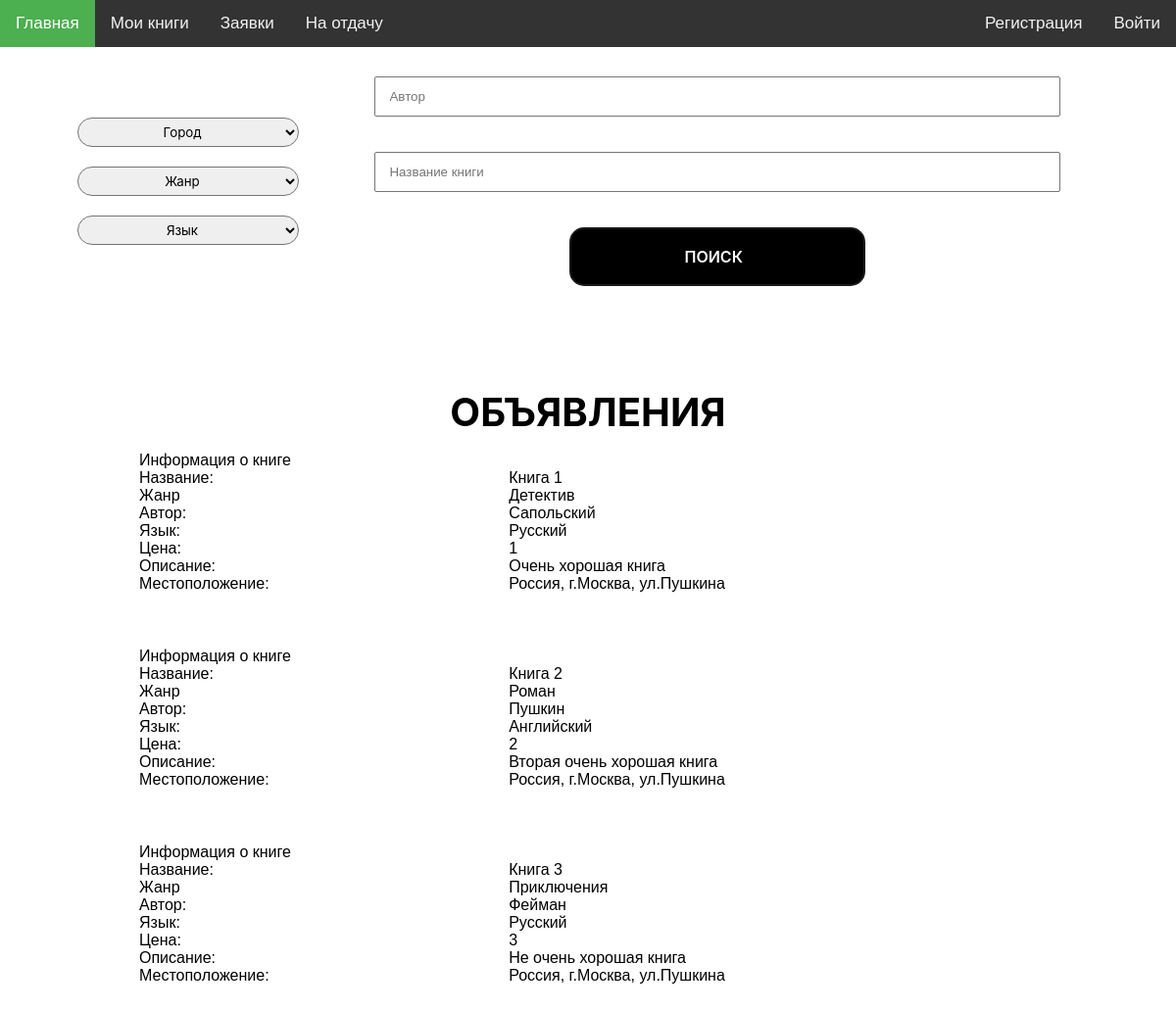
The page / on the database its author committed.
### tables this page shows
CREATE TABLE user
(
    id_user INTEGER primary key AUTOINCREMENT,
    id_address INTEGER,
    login      varchar(255) not null ,
    password   varchar(255) not null ,
    messanger  varchar(255) not null ,
    -- дата регистрации
    -- дата рождения
    -- рейтинг
    foreign key (id_address) references address (id_address)
);

CREATE TABLE book
(
    id_book        INTEGER primary key AUTOINCREMENT,
    id_book_author INTEGER not null ,
    id_genre       INTEGER not null ,
    id_language    INTEGER not null ,
    title          varchar(255) not null ,
    description    varchar(255),
    price          DECIMAL(10, 2),
    foreign key (id_book_author) references book_author (id_book),
    foreign key (id_genre) references genre (id_genre),
    foreign key (id_language) references language (id_language)
);

CREATE TABLE genre
(
    id_genre   INTEGER primary key AUTOINCREMENT,
    genre_name varchar(255) not null
);

CREATE TABLE author
(
    id_author   INTEGER primary key AUTOINCREMENT,
    author_name varchar(255) not null
);

CREATE TABLE language
(
    id_language   INTEGER primary key AUTOINCREMENT,
    language_name varchar(255) not null
);

### controllers/index.py (the view)
@app.route('/', methods=['get'])
def index():
    conn = sqlite3.connect('identifier.sqlite')
    country_list = [x for x in get_all_country(conn).values.tolist()]
    city_list = [x for x in get_all_city(conn).values.tolist()]
    genre_list = [x[1] for x in get_all_genre(conn).values.tolist()]
    language_list = [x[1] for x in get_all_language(conn).values.tolist()]
    if request.values.get('city') is not None:
        book_list = [x for x in get_book_by_param(conn,
                                              request.values.get('city'),
                                              request.values.get('genre'),
                                              request.values.get('lang'),
                                              request.values.get('author'),
                                              request.values.get('title')).values.tolist()]
    else:
        book_list = [x for x in get_book_by_param(conn,
                                                  "",
                                                  "",
                                                  "",
                                                  "",
                                                  "").values.tolist()]
    html = render_template(
        'index.html',
        country_list=country_list,
        city_list=city_list,
        genre_list=genre_list,
        language_list=language_list,
        book_list=book_list,
        USER_ID=USER_ID
    )
    conn.close()
    return html

### models/search_bild.py (called while the page is built)
def get_all_country(conn):
    return pandas.read_sql('''
        SELECT *
        FROM country
    ''', conn)

def get_all_city(conn):
    return pandas.read_sql('''
        SELECT *
        FROM city
    ''', conn)

def get_all_genre(conn):
    return pandas.read_sql('''
        SELECT *
        FROM genre
    ''', conn)

def get_all_language(conn):
    return pandas.read_sql('''
        SELECT *
        FROM language
    ''', conn)

### templates/index.html (shortened to what this page needs)
<!DOCTYPE html>
<html lang="RU">
<head>
    <link rel="stylesheet" type="text/css" href="/static/CSS/style.css"/>
</head>
<body>
<div class="bodyDiv">
    <div class="topnav">
        <a class="active" href={{ url_for("index") }}>Главная</a>
        <a class="aProf" href={{ url_for("my_books") }}>Мои книги</a>
        <a class="aProf" href={{ url_for("requests") }}>Заявки</a>
        <a class="aProf" href={{ url_for("give_books") }}>На отдачу</a>
        <a href="">Войти</a>
        <a href="">Регистрация</a>
    </div>
    <div id="topSite">
        <div id="selects">
            <select id="city">
                <option value="">Город</option>
            </select>
            <select id="genre">
                <option value="">Жанр</option>
            </select>
            <select id="language">
                <option value="">Язык</option>
            </select>
        </div>
        <div id="inputs">
            <input class="txtIn" type="text" id="authorIn" name="authorIn" placeholder="Автор"><br><br>
            <input class="txtIn" type="text" id="booknameIn" name="booknameIn" placeholder="Название книги"><br><br>
            <input class="button-27" type="submit" value="ПОИСК">
        </div>
    </div>
    <div id="ads">
        <br><br><br>
        <a id="adsText">ОБЪЯВЛЕНИЯ</a>
        {% for book in book_list %}
            <div class="add">
                <div class="bookInfo">
                    <a font-weight="bold" ;>Информация о книге</a>
                    <a>Название:</a>
                    <a>Жанр</a>
                    <a>Автор:</a>
                    <a>Язык:</a>
                    <a>Цена:</a>
                    <a>Описание:</a>
                    <a>Местоположение:</a>
                </div>
                <div class="bookInfo">
                    <br>
                    {% for x in book[:-2] %}
                        <a>{{ x }}</a>
                    {% endfor %}
                </div>
            </div>
        {% endfor %}
    </div>
</div>
</body>
</html>

### static/CSS/style.css (style rules this page uses)
body { margin: 0; font-family: Arial, Helvetica, sans-serif; }
.bodyDiv { display: flex; flex-direction: column; }
#topSite { display: flex; flex-direction: row; width: 90%; align-items: center; margin: 30px }
.txtIn { height: 35px; width: 90%; }
#selects { display: flex; flex-direction: column; width: 30%; align-items: center; }
select { font-family: Roobert,-apple-system,BlinkMacSystemFont,"Segoe UI",Helvetica,Arial,sans-serif,"Apple Color Emoji","Segoe UI Emoji","Segoe UI Symbol"; margin: 10px; height: 30px; width: 70%; border-radius: 15px; }
option { text-align: center; }
.add { width: 90%; display: flex; flex-direction: row; }
.bookInfo { display: flex; flex-direction: column; padding-left: 4em; padding-top: 1em; width: 30% }
#inputs { display: flex; flex-direction: column; width: 70%; align-items: center; }
#inputs input { padding-left: 1em; }
#ads { display: flex; flex-direction: column; align-items: center; padding: 20px; }
#adsText { font-family: Roobert,-apple-system,BlinkMacSystemFont,"Segoe UI",Helvetica,Arial,sans-serif,"Apple Color Emoji","Segoe UI Emoji","Segoe UI Symbol"; font-size: 40px; font-weight: bold; text-align: center; }
.button-27 { appearance: none; background-color: #000000; border: 2px solid #1A1A1A; border-radius: 15px; box-sizing: border-box; color: #FFFFFF; cursor: pointer; display: inline-block; font-family: Roobert,-apple-system,BlinkMacSystemFont,"Segoe UI",Helvetica,Arial,sans-serif,"Apple Color Emoji","Segoe UI Emoji","Segoe UI Symbol"; font-size: 16px; font-weight: 600; line-height: normal; margin: 0; min-height: 60px; min-width: 0; outline: none; padding: 16px 24px; text-align: center; text-decoration: none; transition: all 300ms cubic-bezier(.23, 1, 0.32, 1); user-select: none; touch-action: manipulation; width: 40%; will-change: transform; }
.topnav { overflow: hidden; background-color: #333; }
.topnav a { float: right; color: #f2f2f2; text-align: center; padding: 14px 16px; text-decoration: none; font-size: 17px; }
.topnav a.active { float: left; background-color: #4CAF50; color: white; }
.topnav a.aProf { float: left; }

### rows shown on the page
user: 2 "1" "Россия, г.Москва, ул.Пушкина" "2" "Россия, г.Москва, ул.Пушкина" "3" "Россия, г.Москва, ул.Пушкина"
book: title "Книга 1", description "Очень хорошая книга"
genre: genre_name "Детектив"
author: author_name "Сапольский"
language: language_name "Русский"
book: title "Книга 2", description "Вторая очень хорошая книга"
genre: genre_name "Роман"
author: author_name "Пушкин"
language: language_name "Английский"
book: title "Книга 3", description "Не очень хорошая книга"
genre: genre_name "Приключения"
author: author_name "Фейман"
